Frame 1 (no input): blank canvas, image omitted
Frame 60 (no input): blank canvas, image omitted
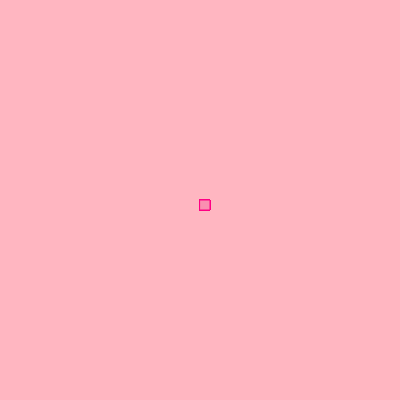
Frame 120 (the mouse pressed at the canvas centre since frame 60)

The p5.js sketch whose frames 1 and 60 were blank and that drew this single picture after the mouse press (run headless with seeded random() and noise() and a simulated clock; from frame 60 on, the mouse is pressed at the canvas centre):

// p5.js sketch
// ── sketch.js
function setup() {
    createCanvas(400, 400);
    background("#FFB6C1")
  }
  
  function draw() {
    stroke("#FF0084")
    fill("#FA8FB1")
    
    if (mouseIsPressed) {
      rect(mouseX, mouseY, 10, 10);
    }
  }
  
